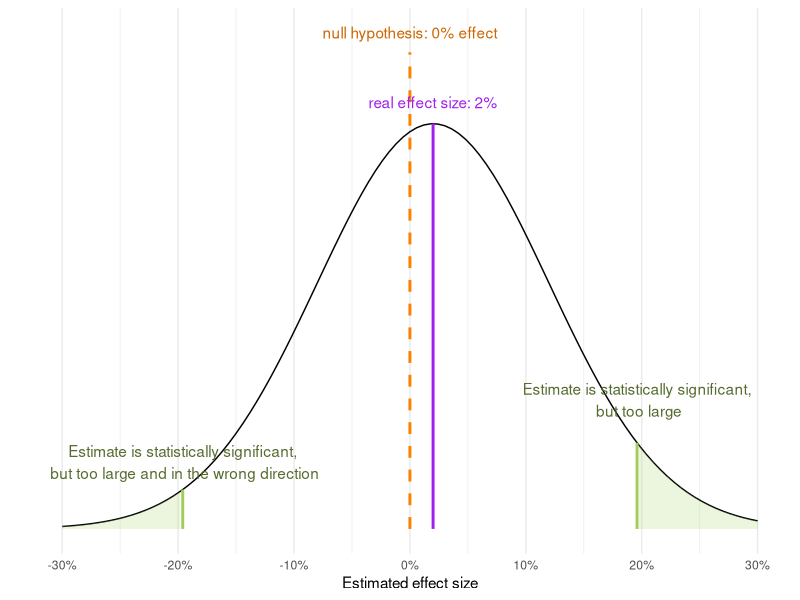

Reproduce this figure in R.
## ---- chunk 1
knitr::opts_chunk$set(warning = FALSE, message = FALSE) 

# Package imports
library(ggplot2)
## ---- chunk 2
#| label: fig-s-m-errors
#| fig-cap: __When effect size is small compared to the standard error of the measurement, statistical power is low, and the study is underpowered.__ In this figure, the null hypothesis is that there is no effect. The real effect size is assumed to be 2% of the size of the control, and estimates are assumed to have the same standard error as the control experiment. The curve represents the distribution of possible estimates of effect size as a Normal distribution with $\mu=2\%, \sigma=10\%$. Statistical significance is unlikely to be achieved but, if it is achieved, it is misleading, as there is a reasonable chance (39%) that the significant result will be in the wrong direction and, in any case, the magnitude of the effect size will be greatly overestimated. (Adapted from Figure 16.1 in Gelman _et al._ "Regression and Other Stories")

mu = 2   # effect
sd = 10  # std dev of null and effect
thresh = 19.6  # t-test critical value for 5% two-tailed
distn = dnorm

distn_left_limit <- function(x, mean=0, sd=1) {
    y <- distn(x, mean, sd)
    y[x > -thresh] <- NA
    return(y)
}

distn_right_limit <- function(x, mean=0, sd=1) {
    y <- distn(x, mean, sd)
    y[x < thresh] <- NA
    return(y)
}


p <- ggplot(data = data.frame(x = c(-30, 30)), aes(x)) +
  stat_function(fun = distn, n = 101, args = list(mean = mu, sd = sd)) +
  xlab("Estimated effect size") +
  ylab("") +
  scale_y_continuous(breaks = NULL) 
p = p + annotate("segment",                                          # show the null hypothesis (no effect)
                 x=0, xend=0, y=0, yend=distn(0, mu, sd) * 1.2,                       # as a dotted line
                 colour="darkorange1", linewidth=1, linetype="dashed")
p = p + annotate("text",                                             
                 x=c(0),
                 y=c(distn(0, mu, sd) * 1.25),
                 colour="darkorange3",
                 label=c("null hypothesis: 0% effect"))
p = p + annotate("segment",                                          # show the effect size
                 x=2, xend=2, y=0, yend=distn(mu, mu, sd),                       # as a solid line
                 colour="purple", linewidth=1, linetype="solid")
p = p + annotate("text",                                             
                 x=2,
                 y=0.042,
                 colour="purple",
                 label="real effect size: 2%")
p = p + stat_function(fun = distn_right_limit, n = 101, args = list(mean = mu, sd = sd),
                      geom = "area", fill = "darkolivegreen3", alpha = 0.2)
p = p + annotate("segment",                                          # show the effect size
                 x=thresh, xend=thresh, y=0, yend=distn(thresh, mu, sd),                       # as a solid line
                 colour="darkolivegreen3", linewidth=1, linetype="solid")
p = p + stat_function(fun = distn_left_limit, n = 101, args = list(mean = mu, sd = sd),
                      geom = "area", fill = "darkolivegreen3", alpha = 0.2)
p = p + annotate("text",                                             
                 x=thresh,
                 y=distn(thresh, mu, sd) * 1.5,
                 colour="darkolivegreen",
                 label="Estimate is statistically significant,\n but too large")
p = p + annotate("segment",                                          # show the effect size
                 x=-thresh, xend=-thresh, y=0, yend=distn(-thresh, mu, sd),                       # as a solid line
                 colour="darkolivegreen3", linewidth=1, linetype="solid")                 
p = p + annotate("text",                                             
                 x=-thresh,
                 y=distn(-thresh, mu, sd) * 1.7,
                 colour="darkolivegreen",
                 label="Estimate is statistically significant,\n but too large and in the wrong direction")
p = p + xlim(-40, 40) 
p = p + scale_x_continuous(breaks = c(-30, -20, -10, 0, 10, 20, 30),
                           labels = c("-30%", "-20%", "-10%", "0%", "10%", "20%", "30%")) 
p = p + theme_minimal()
p
